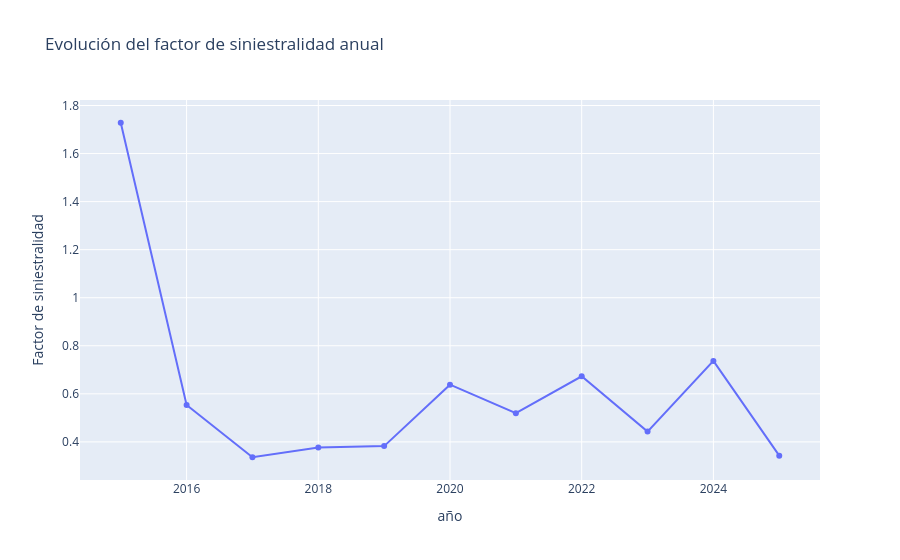

This figure's notebook cell:
### Code cell
# ------------------------------------------------------
# Evolución del factor de siniestralidad anual por año
# ------------------------------------------------------

fig = px.line(
    factor_anual, 
    x=factor_anual.index,
    y=factor_anual.values,
    markers=True,
    title="Evolución del factor de siniestralidad anual",
    labels={"x": "Año", "y": "Factor de siniestralidad"},
)

fig.update_layout(
    hovermode="x unified",
    legend_title_text = "Indicator"
)

fig.show()

### Figure 1 — Plotly figure (JSON) as saved in the notebook; plotly's stock layout.template omitted (floating-point values rounded to 4 significant figures)
{"data": [{"hovertemplate": "año=%{x}<br>Factor de siniestralidad=%{y}<extra></extra>", "legendgroup": "", "line": {"color": "#636efa", "dash": "solid"}, "marker": {"symbol": "circle"}, "mode": "lines+markers", "name": "", "orientation": "v", "showlegend": false, "type": "scatter", "x": [2015, 2016, 2017, 2018, 2019, 2020, 2021, 2022, 2023, 2024, 2025], "xaxis": "x", "y": [1.728, 0.5534, 0.336, 0.3764, 0.3824, 0.6382, 0.5192, 0.673, 0.443, 0.7371, 0.3427], "yaxis": "y"}], "layout": {"hovermode": "x unified", "legend": {"title": {"text": "Indicator"}, "tracegroupgap": 0}, "title": {"text": "Evolución del factor de siniestralidad anual"}, "xaxis": {"anchor": "y", "domain": [0, 1], "title": {"text": "año"}}, "yaxis": {"anchor": "x", "domain": [0, 1], "title": {"text": "Factor de siniestralidad"}}}}
